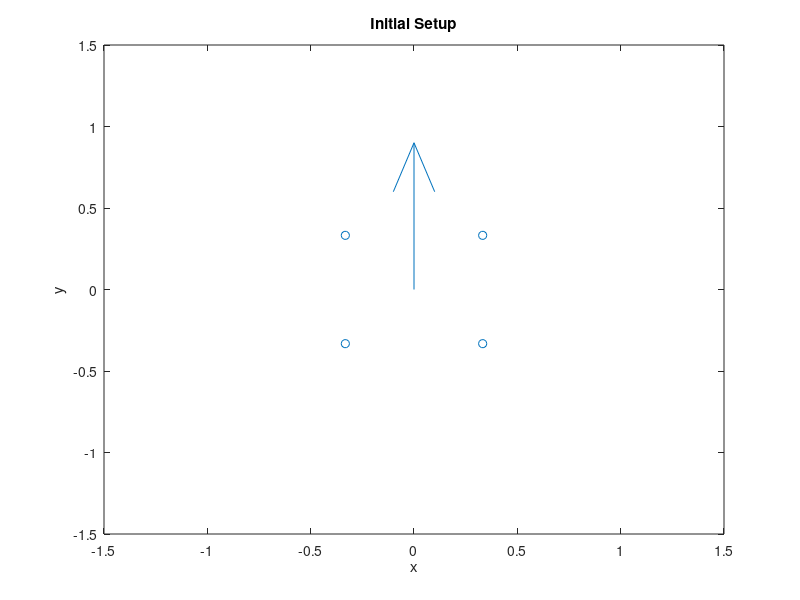

The MATLAB source for this figure: (Note: this script raises an error after producing the figure.)
%% Test 3
% playing with fabricated signals and moving antennas.

close all
clear

omega = 2*pi*150e6; %[rads/s]

%Vacuum permittivity 
epsilon_o = 8.8541878176e-12; %[F/m]
epsilon_rel = 1;
%permeability
mu_o = (4*pi)*10^(-7); %[H/m]
mu_rel = 1;

%permitivity & permeability (same units)
eps = epsilon_o*epsilon_rel;
mu = mu_o*mu_rel;

%propagation constant
beta = omega*sqrt(mu*eps); %[m^-1]

% The separation constant (like lattice constant) is 
a = .4699*sqrt(2); %[m] - about what our antenna spacing is
%From this the positions of the antennas can be determined
% shiftx = 0;%7*0.707596301024091;
% shifty = 0;%7*0.707596301024091;
% shift = [shiftx,shifty];
% r1 = [0, 0]+shift;
% r2 = [a, 0]+shift;
% r3 = [a, a]+shift;
% r4 = [0, a]+shift;

%%%%% BIG PART OF WORKING PHASE CODE %%%%%%%%%
r1 = [-a/2, -a/2];
r2 = [a/2, -a/2];
r3 = [a/2, a/2];
r4 = [-a/2, a/2];

%For plotting
r_all = [r1;r2;r3;r4];
 
%% E

%Propagation direction (theta = 0 => dirction is from antenna 1 to 2 and 
%   increasing theta moves counter-clockwise)
theta = 2*pi*270/360; %[radians]
%Propagation direction vector
k = [1,0];
rot = [cos(theta),-sin(theta);sin(theta),cos(theta)];
k = (rot*k')';

%prop constant dotted with r as in time-harmonic exponential. We are only
% looking at a few positions, so these can be pre-calculated
bkr = beta*[dot(k,r1);
            dot(k,r2);
            dot(k,r3);
            dot(k,r4)];

%want 20ms of info collected
T = 2*pi/omega;
numTpoints = 48e3*.02; % samples/sec*seconds
t = linspace(0,.02,numTpoints); %time vector based on frequency [s]

%Electric field matrix initialized to num time steps & antennas
superDuperPhaseShift = 3;
E = zeros(length(bkr),length(t));
alpha = 1;
for m=1:length(t)
    for n=1:length(bkr)
        E(n,m) = imag(exp(1i*(omega*t(m)-bkr(n)+superDuperPhaseShift))*exp(-bkr(n)/beta*alpha));
    end
end

center = r3-(r3-r1)/2;
figure;
quiver(center(1),center(2),-k(1),-k(2));
hold on;
scatter(r_all(:,1), r_all(:,2));
title('Initial Setup');
xlabel('x');
ylabel('y');
axis([center(1)-1.5 center(1)+1.5 center(2)-1.5 center(2)+1.5]);

%% Ein    
tVecIdx = zeros(1,4);

%not best code, just want something to work
%antenna 1 to 2 transition
for i=1:length(t)
    if t(i) > .002
        tVecIdx(1) = i;
        break;
    end
end
%antenna 2 to 3 transition
for i=tVecIdx(1):length(t)
    if t(i) > .004
        tVecIdx(2) = i;
        break;
    end
end   
%antenna 3 to 4 transition
for i=tVecIdx(2):length(t)
    if t(i) > .006
        tVecIdx(3) = i;
        break;
    end
end   
%antenna 4 to end transition
for i=tVecIdx(3):length(t)
    if t(i) > .008
        tVecIdx(4) = i;
        break;
    end
end     

% compose the antenna signal based on the time the antenna readings come in

Ein = [real(E(1,1:tVecIdx(1)-1)), real(E(2,tVecIdx(1):tVecIdx(2)-1)),...
    real(E(3,tVecIdx(2):tVecIdx(3)-1)),...
    real(E(4,tVecIdx(3):tVecIdx(4)-1))];

%% Eref

 Eref = zeros(1,length(Ein));
    for m=1:length(Ein)
            %Sine wave. Makes phase be zero
            Eref(m) = real(exp(1i*(omega*t(m)-pi/2)));
    end

    
    phsPts = floor(length(Eref)/(5*4));
    phsPtMax = length(Eref)-phsPts;

    %phase from reference sine wave
    realPhase = zeros(1,phsPtMax);
    % experimental phase
    expPhase = zeros(1,phsPtMax);
    expAmp = zeros(1,phsPtMax);%to get amplitude plot much like the phase 
    
    for i=1:phsPtMax
        realPhase(i) = sineFit(real(Eref(i:(i+phsPts-1))),t(1:(phsPts))...
            ,omega);
        [expPhase(i),expAmp(i)] = sineFit(real(Ein(i:(i+phsPts-1))),...
            t(1:(phsPts)),omega);
    end

    %unwrap phases to get the phase difference plot
    realPhase = unwrap(realPhase);
    expPhase = unwrap(expPhase);

    % Phase differences
    phaseDiff = expPhase-realPhase;
    
    % For proof of concept. If number of points is large, this should
    % be close enough
    phsAveSize = floor(phsPtMax/8); 
    %The number of points put in to the average that gives us our phase
    % for each antenna

    startIndex = zeros(1,4);
    for i=1:4
        startIndex(i) = floor(phsPtMax/4)*i-floor(phsAveSize*1.5);
    end
    % Since the antennas are switched from 4,3,2,1 we need to reverse the
    % order of our start indexes  and then use those in the bkr stuff.
    bkr = [mean(phaseDiff(startIndex(1):(startIndex(1)+phsAveSize))),...
        mean(phaseDiff(startIndex(2):(startIndex(2)+phsAveSize))),...
        mean(phaseDiff(startIndex(3):(startIndex(3)+phsAveSize))),...
        mean(phaseDiff(startIndex(4):(startIndex(4)+phsAveSize)))];
    bkr/pi
    OrderPhase(bkr/pi)
    %%%%% BIG PART OF WORKING PHASE CODE %%%%%%%%%
    if ~(sum(bkr)<10^(-4) && sum(bkr)>-10^(-4))
        bkr = bkr - sum(bkr)/4;
    end
    
    %bkr = bkr - bkr(1)

    amp = [mean(expAmp(startIndex(1):(startIndex(1)+phsAveSize))),...
        mean(expAmp(startIndex(2):(startIndex(2)+phsAveSize))),...
        mean(expAmp(startIndex(3):(startIndex(3)+phsAveSize))),...
        mean(expAmp(startIndex(4):(startIndex(4)+phsAveSize)))];

    %possible refactor needed
    ampPhaseOrd = sortrows([amp;linspace(1,length(amp),length(amp));bkr]',1)';
    ampPhaseOrd(3,:)/pi
    ampPhaseOrd(3,:) = OrderPhase(ampPhaseOrd(3,:));
    ampPhaseOrd(3,:)/pi
    
        % Take the first two indicies from ampPhaseOrd to determine a direction
    % I know if directly on:
    % 1: 45
    % 2: 135
    % 3: 225
    % 4: 315
    % Rotations are based on angle from vector drawn from antenna 1 to 2
    % Recognizing which antenna has the largest amplitude narrows it to a 45
    % degree angle
    center = 45+90*(ampPhaseOrd(2,4)-1);
    % with the center angle, you either add up to 45 degrees or subtract up to
    % 45 degrees
    antNum = [1,2,3,4,1]; %Didn't feel like making circular buffer
    sign = 1;

    if (ampPhaseOrd(2,4)==1 && ampPhaseOrd(2,3)==4) || ...
       (ampPhaseOrd(2,4)==2 && ampPhaseOrd(2,3)==1) || ...
       (ampPhaseOrd(2,4)==3 && ampPhaseOrd(2,3)==2) || ...
       (ampPhaseOrd(2,4)==4 && ampPhaseOrd(2,3)==3)

        sign=-1;
    end
    topSig = ampPhaseOrd(1,4)-ampPhaseOrd(1,2);
    secondSig = ampPhaseOrd(1,3)-ampPhaseOrd(1,2);
    inAngle = (center+90*sign*(secondSig/(topSig+secondSig)));
    inAngle = inAngle*pi/180;
    knew3 = [1,0];
    rot = [cos(inAngle),-sin(inAngle);sin(inAngle),cos(inAngle)];
    knew3 = -(rot*knew3')';
    
    
    %%%%% 3 Ant Method %%%%%
    % Use the three strongest antennas, in strongest to weakest order
    rcurr = [r_all(ampPhaseOrd(2,4),:);
             r_all(ampPhaseOrd(2,3),:);
             r_all(ampPhaseOrd(2,2),:)];

    %using strongest to weakest signal strength, order the phases
    bkrTop3 = [ampPhaseOrd(3,4),ampPhaseOrd(3,3),ampPhaseOrd(3,2)];
    krTop3 = bkrTop3/beta;
    r_nTop3 = rcurr'*rcurr;
    knew4 = r_nTop3\(rcurr'*krTop3');
    knew4 = knew4/norm(knew4);
    
    %%%%% 2 Ant Method %%%%%
    % Use the two strongest antennas, in strongest to weakest order
    rcurr = [r_all(ampPhaseOrd(2,4),:);
             r_all(ampPhaseOrd(2,3),:)];

    %using strongest to weakest signal strength, order the phases
    bkrTop2 = [ampPhaseOrd(3,4),ampPhaseOrd(3,3)];
    
    krTop2 = bkrTop2/beta;
    knew5 = rcurr\krTop2';
    knew5 = knew5/norm(knew5);
    
    
        %%%%% PHASE PLOT %%%%%
    figure1 = figure;
    % plot(t(1:length(phaseDiff))*1000, phaseDiff);
    plot(phaseDiff);
    title('Phase Difference vs. Time','FontSize',14);    
    ylabel('Phase Difference [Rads]','FontSize',12);
    xlabel('Time [ms]','FontSize',12);
    padding = .15*max(abs(min(phaseDiff)),abs(max(phaseDiff)));
    axis([0 phsPtMax min(phaseDiff)-padding max(phaseDiff)+padding ]);
    set(figure1, 'Position', [1000, 200, 800, 600]);
    
        %%%%% AMPLITUDE PLOT %%%%%
    figure2 = figure;
    plot(expAmp);
    title('Amplitude vs. Time','FontSize',14);    
    ylabel('Amplitude [Arb]','FontSize',12);
    xlabel('Time [ms]','FontSize',12);
    axis([0 phsPtMax 0 1.15*max(expAmp)]);
    set(figure2, 'Position', [100, 200, 800, 600]);
    
        %%%%% FINAL PLOT %%%%%
    %Get line segments for axis to relate to Tom's figures
    line13x = [r1(1) r3(1)];
    line13y = [r1(2) r3(2)];
    line24x = [r2(1) r4(1)];
    line24y = [r2(2) r4(2)];
    
    figure3 = figure;
    center = r3-(r3-r1)/2;
    % Real k
    k= -k;
    quiver(center(1),center(2), k(1), k(2));
    hold on
%     % 4 Antenna Phase Method
%     quiver(center(1),center(2),knew(1),knew(2));
%     hold on; 
%     % Attenuation Method
%     quiver(a/2,a/2,knew2(1),knew2(2));
%     hold on;
    % Amplitude Method - 3 Antennas
    quiver(center(1),center(2),knew3(1),knew3(2));
    hold on;
%     % 3 Antenna Phase Method (top 3 amplitudes)
    quiver(center(1),center(2),knew4(1),knew4(2));
    hold on;
    % 2 Antenna Phase Method (top 2 amplitudes)
    quiver(center(1),center(2),knew5(1),knew5(2));
    hold on;
    
    scatter(r_all(:,1), r_all(:,2));
%     title([fileName ': Guessed Direction '],'FontSize',14);
    xlabel('x [m]','FontSize',14);
    ylabel('y [m]','FontSize',14);
%     axis([-1 2 -1 2]);
    axis([center(1)-1.5 center(1)+1.5 center(2)-1.5 center(2)+1.5]);
    legend('on');
%     legend('4 Ant','Amplitude', 'Phase(3)', 'Phase(2)');
    legend('Real','Amplitude', 'Phase(3)', 'Phase(2)');
%     legend('Amplitude',  'Phase(2)');
    %Draw coordinate lines
    plot(line13x,line13y);
    hold on
    plot(line24x,line24y);
    hold on
    
    createAntennaTextBox(figure3);
    set(figure3, 'Position', [200, 200, 800, 800]);